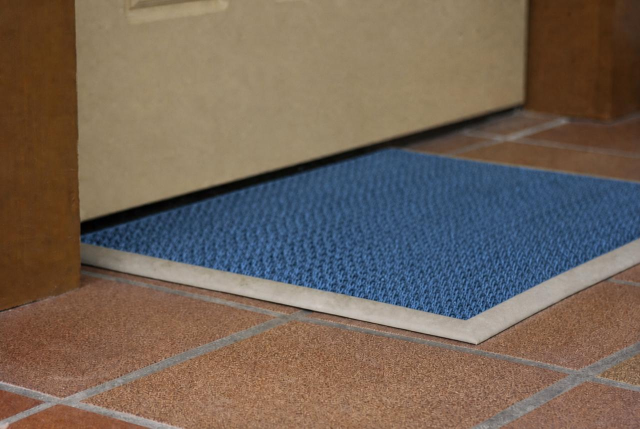
#> input picture data/test_samples/PHOTO-sindiario.jpg, 1280 x 857 px, found by its file name (shown at 1/2 size)
$ python run_eval.py
#> lines starting #> are read from the running program, lines starting #| are printed output that depends on the picture; after the words box and inside, x2 and y2 are one past the last pixel; in counts of white or black regions, pixels touching at a corner belong together
### detect_diario.py
#!/usr/bin/env python3
"""Detección comparando dos fotos fijas (versión mejorada).

Uso rápido:
  pip install -r requirements.txt
  python detect_diario.py --fondo sin_diario.jpg --actual con_diario.jpg

El script compara una foto de referencia (fondo) con una foto actual y guarda
las imágenes de salida en la carpeta `capturas` (se crea si no existe).
"""
from __future__ import annotations

import argparse
import datetime
import csv
import logging
import os
import sys
from typing import Tuple

import cv2
import numpy as np
import requests

DEFAULT_THRESHOLD = 30
DEFAULT_MIN_AREA = 1500
DEFAULT_OUTPUT_DIR = "capturas"


def ensure_output_dir(path: str) -> None:
    os.makedirs(path, exist_ok=True)


def cargar_y_preparar(ruta: str) -> Tuple[np.ndarray, np.ndarray]:
    """Carga una imagen y devuelve (imagen_color, imagen_gris_blurred).

    Lanza FileNotFoundError si no existe el archivo.
    """
#> called with ruta = 'data/test_samples/PHOTO-sindiario.jpg'
    imagen = cv2.imread(ruta)
#> imagen is the input picture: shape (857, 1280, 3); mean B, G, R 88.2, 100.2, 114.7
    if imagen is None:
        raise FileNotFoundError(f"No se pudo cargar la imagen: {ruta}")

    gris = cv2.cvtColor(imagen, cv2.COLOR_BGR2GRAY)
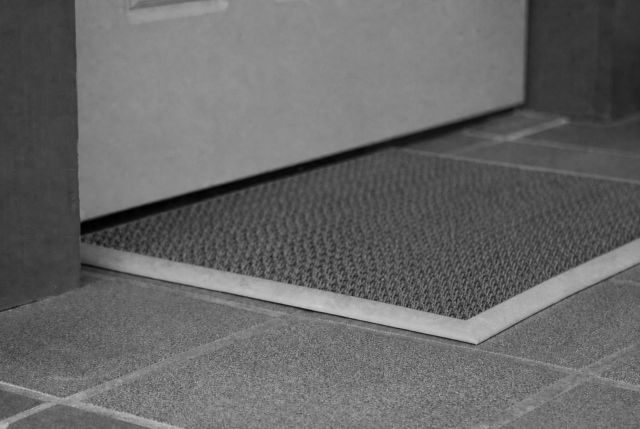
#> gris: shape (857, 1280) (shown at 1/2 size); min 0, max 204, mean 103.2
    gris = cv2.GaussianBlur(gris, (21, 21), 0)
    return imagen, gris


def detectar_objeto_nuevo(
    imagen_original: np.ndarray,
    fondo_gris: np.ndarray,
    actual_gris: np.ndarray,
    umbral: int = DEFAULT_THRESHOLD,
    area_minima: int = DEFAULT_MIN_AREA,
    salida_dir: str = DEFAULT_OUTPUT_DIR,
    save_crops: bool = False,
    save_csv: bool = False,
    source_image_name: str = "",
) -> Tuple[bool, str, str, list]:
    """Detecta cambios entre `fondo_gris` y `actual_gris`.

    Devuelve (detectado, ruta_binaria, ruta_marcado).
    """
#> called with umbral = 30, area_minima = 1500, salida_dir = 'capturas', save_crops = False, save_csv = False, source_image_name = ''
    diferencia = cv2.absdiff(fondo_gris, actual_gris)
#> diferencia: shape (857, 1280); every value is 0
    _, binaria = cv2.threshold(diferencia, umbral, 255, cv2.THRESH_BINARY)
    binaria = cv2.dilate(binaria, None, iterations=2)

    contornos, _ = cv2.findContours(binaria, cv2.RETR_EXTERNAL, cv2.CHAIN_APPROX_SIMPLE)
#> contornos = []

    detectado = False
    detecciones = []  # lista de dicts con metadata
    crops_dir = os.path.join(salida_dir, "crops")
    if save_crops:
        os.makedirs(crops_dir, exist_ok=True)

    for idx, contorno in enumerate(contornos, start=1):
        area = cv2.contourArea(contorno)
        if area < area_minima:
            continue

        detectado = True
        x, y, w, h = cv2.boundingRect(contorno)
        cv2.rectangle(imagen_original, (x, y), (x + w, y + h), (0, 255, 0), 2)
        logging.info(
            "Objeto detectado - área: %.0f px, posición: (%d,%d), tamaño: %dx%d",
            area,
            x,
            y,
            w,
            h,
        )

        # guardar crop si se solicita
        crop_path = ""
        if save_crops:
            crop = imagen_original[y : y + h, x : x + w]
            ts = datetime.datetime.now().strftime('%Y%m%d_%H%M%S')
            crop_name = f"diario_{ts}_{idx}.jpg"
            crop_path = os.path.join(crops_dir, crop_name)
            cv2.imwrite(crop_path, crop)

        detecciones.append({
            "area": int(area),
            "x": int(x),
            "y": int(y),
            "w": int(w),
            "h": int(h),
            "crop": crop_path,
            "source_image": source_image_name,
        })
#> this loop made 0 passes
#> after the loop, detecciones = []

    timestamp = datetime.datetime.now().strftime("%Y%m%d_%H%M%S")
    ruta_binaria = os.path.join(salida_dir, f"resultado_binaria_{timestamp}.png")
    ruta_marcado = os.path.join(salida_dir, f"resultado_marcado_{timestamp}.jpg")

    cv2.imwrite(ruta_binaria, binaria)
    cv2.imwrite(ruta_marcado, imagen_original)

    # guardar CSV con metadata si se solicita
    if save_csv and detecciones:
        csv_path = os.path.join(salida_dir, "detecciones.csv")

        # Si el csv existe pero su encabezado no tiene 'source_image', lo normalizamos
        if os.path.exists(csv_path):
            with open(csv_path, "r", encoding="utf-8") as f:
                first_line = f.readline()
            if "source_image" not in first_line:
                # Leemos todas las líneas existentes y reescribimos con la nueva cabecera
                with open(csv_path, "r", encoding="utf-8") as f:
                    lines = f.readlines()
                with open(csv_path, "w", encoding="utf-8", newline="") as f:
                    f.write("timestamp,area,x,y,w,h,crop_path,source_image\n")
                    for line in lines[1:]:
                        line = line.rstrip("\n")
                        f.write(line + ",\n")

        write_header = not os.path.exists(csv_path)
        with open(csv_path, "a", newline="", encoding="utf-8") as f:
            writer = csv.writer(f)
            if write_header:
                writer.writerow(["timestamp", "area", "x", "y", "w", "h", "crop_path", "source_image"])
            ts = datetime.datetime.now().isoformat()
            for d in detecciones:
                writer.writerow([ts, d["area"], d["x"], d["y"], d["w"], d["h"], d["crop"], d.get("source_image", "")])

    return detectado, ruta_binaria, ruta_marcado, detecciones


# [57 lines left out: functions parse_args, main, not called in this run]
    #return 1

# [2 lines that do not run on import are left out]

### harness/run_eval.py
import os
import sys
import json

sys.path.append(os.path.abspath(os.path.join(os.path.dirname(__file__), "..")))

# Importamos ambas funciones
from detect_diario import detectar_objeto_nuevo, cargar_y_preparar


def evaluar_harness():
    print("🚀 Iniciando Test Harness para Alarmadediario...")

    test_dir = os.path.join("data", "test_samples")

    if not os.path.exists(test_dir):
        os.makedirs(test_dir, exist_ok=True)
        print(f"⚠️ Se creó la carpeta '{test_dir}'. Coloca imágenes de prueba allí.")
        return

    imagenes = [
        f for f in os.listdir(test_dir) if f.lower().endswith((".png", ".jpg", ".jpeg"))
    ]

    if not imagenes:
        print(
            f"⚠️ No hay imágenes en '{test_dir}'. Agrega algunas imágenes para probar."
        )
        return

    reporte = {
        "total_procesadas": len(imagenes),
        "exitosas": 0,
        "fallidas": 0,
        "detalles": [],
    }

    # Casos de prueba: fondo sin diario y escena con diario
    casos = [
        {
            "imagen": "PHOTO-sindiario.jpg",
            "esperado": False,
            "descripcion": "Escena sin diario",
        },
        {
            "imagen": "PHOTO-diario.jpg",
            "esperado": True,
            "descripcion": "Escena con diario",
        },
    ]

    reporte["total_procesadas"] = len(casos)

    # La escena sin diario se usa como fondo de referencia
    ruta_fondo = os.path.join(test_dir, "PHOTO-sindiario.jpg")
    _, fondo_gris = cargar_y_preparar(ruta_fondo)

    for caso in casos:
        img_name = caso["imagen"]
        ruta_img = os.path.join(test_dir, img_name)
        print(f"Evaluando: {img_name}...")

        try:
            img_original, actual_gris = cargar_y_preparar(ruta_img)

            resultado = detectar_objeto_nuevo(
                imagen_original=img_original,
                fondo_gris=fondo_gris,
                actual_gris=actual_gris,
            )

            detectado = resultado[0]
#> detectado = False
            esperado = caso["esperado"]
            acierto = detectado == esperado
#> acierto = True

            if acierto:
                reporte["exitosas"] += 1
            else:
                reporte["fallidas"] += 1

            reporte["detalles"].append(
                {
                    "imagen": img_name,
                    "descripcion": caso["descripcion"],
                    "esperado_detectado": esperado,
                    "detectado": detectado,
                    "acierto": acierto,
                    "estado": "OK" if acierto else "ERROR",
                    "resultado": str(resultado),
                }
            )

        except Exception as err:
            reporte["fallidas"] += 1
            reporte["detalles"].append(
                {
                    "imagen": img_name,
                    "descripcion": caso["descripcion"],
                    "esperado_detectado": caso["esperado"],
                    "estado": "ERROR",
                    "error": str(err),
                }
            )
#> pass 2 of the loop in evaluar_harness, `for caso in casos:`:
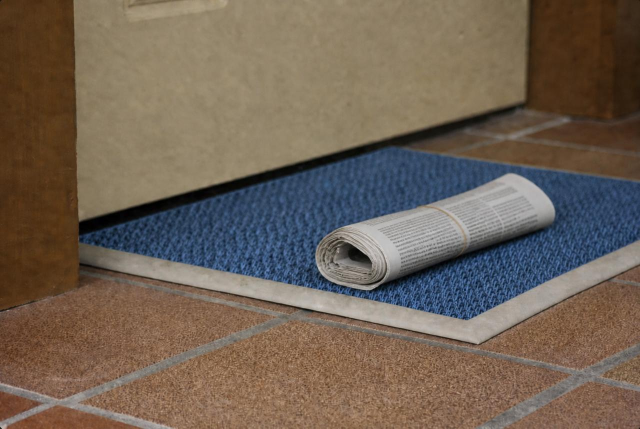
#> input picture data/test_samples/PHOTO-diario.jpg, 1280 x 857 px, found by its file name (shown at 1/2 size)
#> in cargar_y_preparar, imagen is the input picture: shape (857, 1280, 3); mean B, G, R 85, 98.2, 112.2
#> in cargar_y_preparar (call 3), `gris = cv2.cvtColor(imagen, cv2.COLOR_BGR2GRAY)`:
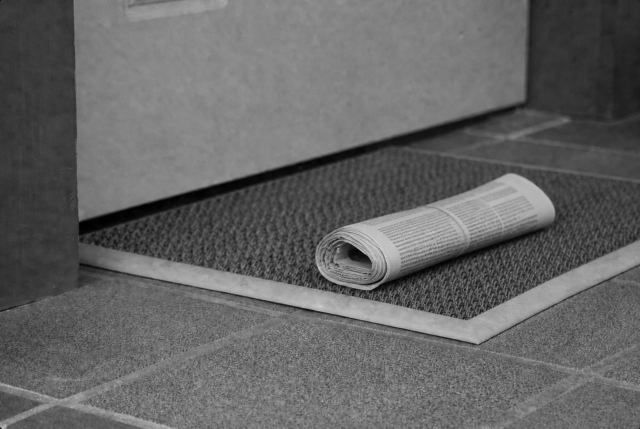
#> gris: shape (857, 1280) (shown at 1/2 size); min 0, max 221, mean 100.9
#> in detectar_objeto_nuevo (call 2), `binaria = cv2.dilate(binaria, None, iterations=2)`:
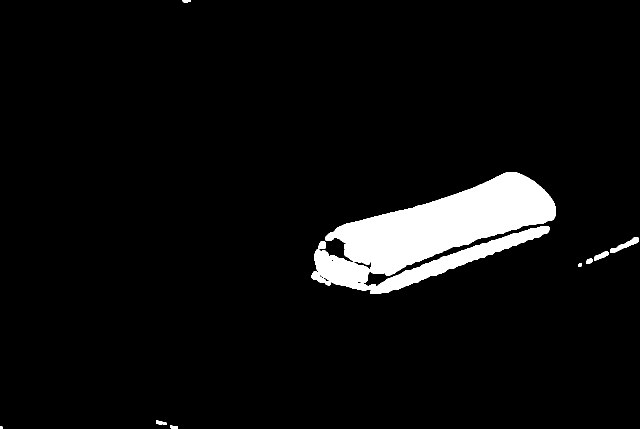
#> binaria: shape (857, 1280) (shown at 1/2 size); 5.5% white; 12 white regions
#> contornos = 12 contours, 1 with area under 20; largest, box (x1, y1, x2, y2) and area: (651, 344, 1112, 552) 43480, (623, 452, 1099, 588) 14664, (1220, 474, 1278, 506) 518, (1188, 503, 1217, 521) 236, (637, 482, 652, 498) 178
#> the loop in detectar_objeto_nuevo (call 2), `for idx, contorno in enumerate(contornos, start=1):` made 12 passes
#> area on passes 2 to 9: 61.5, 28, 67, 38, 94.5, 236.5, 178, 518
#> after the loop in detectar_objeto_nuevo (call 2), `for idx, contorno in enumerate(contornos, start=1):`: detecciones = 2 items
#> in evaluar_harness, `detectado = resultado[0]`: detectado = True
    ruta_reporte = os.path.join("harness", "reporte_harness.json")
    with open(ruta_reporte, "w", encoding="utf-8") as f:
        json.dump(reporte, f, indent=4, ensure_ascii=False)

    print(f"\n✅ Evaluación finalizada. Reporte guardado en '{ruta_reporte}'")
    print(
        f"Resultados: {reporte['exitosas']}/{reporte['total_procesadas']} pasaron la prueba."
    )


if __name__ == "__main__":
    evaluar_harness()
